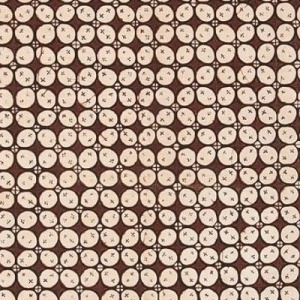
#> input picture Dataset/KAWUNG/KAWUNG_01.jpg, 300 x 300 px; its folder holds only this picture in this run
$ python latihan_bata.py
#> lines starting #> are read from the running program, lines starting #| are printed output that depends on the picture
### common.py
# -*- coding: utf-8 -*-
"""
common.py - fungsi bantu yang dipakai bersama oleh semua file.

Isi: argumen CLI standar (--out, --show), baca citra grayscale 300x300,
pembacaan struktur folder dataset, dan penyimpan gambar.
"""
import argparse
import sys
from pathlib import Path

import matplotlib

if "--show" not in sys.argv:
    matplotlib.use("Agg")          # tanpa jendela; gambar disimpan ke file
import matplotlib.pyplot as plt    # noqa: E402
import numpy as np                 # noqa: E402

UKURAN_CITRA = (300, 300)          # ukuran citra batik di modul
EKSTENSI = {".jpg", ".jpeg", ".png", ".bmp"}

# Semua citra contoh dibaca dari berkas LOKAL di sebelah kode (tanpa internet,
# tanpa citra bawaan scikit-image):  Dataset/<MOTIF>/*.jpg   (satu folder per motif batik)
# scikit-image hanya dipakai untuk algoritma LBP, bukan sebagai sumber citra.
FOLDER_KODE = Path(__file__).resolve().parent
DATASET_DEFAULT = str(FOLDER_KODE / "Dataset")
MOTIF_CONTOH = ("KAWUNG", "PARANG", "TAMBAL")     # dipakai contoh praktikum


def buat_parser(deskripsi):
    """ArgumentParser standar: --out (folder keluaran) dan --show (tampilkan jendela)."""
    p = argparse.ArgumentParser(description=deskripsi)
    p.add_argument("--out", default="hasil", help="folder keluaran gambar/CSV (default: hasil)")
    p.add_argument("--show", action="store_true", help="tampilkan jendela matplotlib")
    return p


def simpan(fig, out, nama, tampil=False):
    """Simpan figure ke <out>/<nama>; opsional tampilkan."""
    out = Path(out)
    out.mkdir(parents=True, exist_ok=True)
    f = out / nama
    fig.savefig(f, dpi=150, bbox_inches="tight")
    print(f"  [gambar] {f}")
    if tampil:
        plt.show()
    plt.close(fig)


def baca_citra(path, ukuran=UKURAN_CITRA):
    """Baca citra grayscale lalu resize (default 300x300)."""
    import cv2
    img = cv2.imread(str(path), cv2.IMREAD_GRAYSCALE)
    if img is None:
        raise FileNotFoundError(path)
    return cv2.resize(img, ukuran)


def _folder_dataset():
    """Folder dataset di sebelah kode (nama di disk 'Dataset', toleran huruf besar/kecil)."""
    for nama in ("Dataset", "DATASET", "dataset"):
        p = FOLDER_KODE / nama
        if p.is_dir():
            return p
    raise SystemExit(f"Folder dataset tidak ada di '{FOLDER_KODE}'. "
                     "Letakkan citra batik di Dataset/<MOTIF>/*.jpg")


def muat_batik(motif, indeks=0, ukuran=UKURAN_CITRA):
    """
    Baca citra batik lokal grayscale dari Dataset/<MOTIF>/, lalu resize (default 300x300).

    Berkas yang dicari: <MOTIF>_<NN>.jpg (NN = indeks+1, dua digit).
    Bila tidak ada, dipakai berkas ke-`indeks` menurut urutan sortir folder motif.
    """
    root = _folder_dataset()
    folder = root / motif
    if not folder.is_dir():
        motif_ada = sorted(d.name for d in root.iterdir() if d.is_dir())
        raise SystemExit(f"Folder motif '{folder}' tidak ada. "
                         f"Motif yang tersedia: {motif_ada}; contoh praktikum: {MOTIF_CONTOH}")
    berkas = folder / f"{motif}_{indeks + 1:02d}.jpg"
    if not berkas.exists():
        daftar = sorted(f for f in folder.iterdir() if f.suffix.lower() in EKSTENSI)
        if not daftar:
            raise SystemExit(f"Folder motif kosong: {folder}")
        if not 0 <= indeks < len(daftar):
            raise SystemExit(f"'{folder}' hanya berisi {len(daftar)} citra; "
                             f"indeks {indeks} di luar batas.")
        berkas = daftar[indeks]
    return baca_citra(berkas, ukuran)


# [20 lines left out: function daftar_dataset, not called in this run]

### lbp_skimage.py
# -*- coding: utf-8 -*-
"""
lbp_skimage.py - LBP dengan scikit-image (Modul A.4 / Makalah 2.6).

    skimage.feature.local_binary_pattern(image, P, R, method='default')

method : default | ror | uniform | nri_uniform | var
Pedoman: P = 8R. R kecil -> tekstur halus, R besar -> makrostruktur.

File ini juga mengecek dua klaim di modul/makalah secara empiris:
  - jumlah bin tiap method (tabel method)
  - proporsi pola uniform: "~90% pada (8,1) dan ~70% pada (16,2)" (Ojala dkk.)

Jalankan:  python lbp_skimage.py
"""
import numpy as np

from common import buat_parser, muat_batik, plt, simpan


def lbp_citra(img, P, R, method="uniform"):
    """Pembungkus skimage.feature.local_binary_pattern."""
    from skimage.feature import local_binary_pattern
    return local_binary_pattern(img, P, R, method=method)


def jumlah_bin(P, method):
    """Jumlah bin histogram menurut method (secara teori)."""
    if method == "uniform":
        return P + 2
    if method == "nri_uniform":
        return P * (P - 1) + 3
    if method in ("default", "ror"):
        return 2 ** P
    raise ValueError("method 'var' bernilai kontinu (tanpa bin tetap)")


# [38 lines left out: function main, not called in this run]


# [2 lines that do not run on import are left out]

### lbp_histogram.py
# -*- coding: utf-8 -*-
"""
lbp_histogram.py - Histogram LBP sebagai vektor fitur (Modul A.2 / Makalah 2.4).

    H(k) = sum_i sum_j f(LBP(i,j), k),   f(x,y)=1 jika x=y
    Normalisasi: H(k)/sum(H)  (setara density=True) -> citra beda ukuran bisa dibandingkan.
Histogram hanya menyimpan frekuensi pola, bukan lokasi spasialnya.

Jalankan:  python lbp_histogram.py
"""
import numpy as np

from common import buat_parser, muat_batik, plt, simpan
from lbp_skimage import jumlah_bin, lbp_citra


def histogram_lbp(lbp, P, method="uniform"):
    """Histogram LBP ternormalisasi (jumlah = 1) -> vektor fitur."""
    nb = jumlah_bin(P, method)
    if nb > 2 ** 20:
        raise MemoryError(f"method='{method}' dengan P={P} -> {nb:,} bin: tidak praktis. "
                          "Gunakan method 'uniform' (P+2 bin).")
    h, _ = np.histogram(lbp.ravel(), bins=nb, range=(0, nb))
    return h.astype(np.float64) / h.sum()


# [37 lines left out: function main, not called in this run]


# [2 lines that do not run on import are left out]

### latihan_bata.py
# -*- coding: utf-8 -*-
"""
latihan_bata.py - Latihan 2: LBP pada tekstur batik (Modul B / Makalah 2.7).

Citra batik Kawung (Dataset/KAWUNG/KAWUNG_01.jpg) dengan R=3, P=24,
method='uniform' -> 26 bin (0..25). Sorot piksel/bin untuk edge (label ~P/2),
flat (~0 dan ~P, plus bin non-uniform P+1), corner (~P/4 dan 3P/4).

Pertanyaan diskusi: apa yang berubah bila radius = 1?  ->  python latihan_bata.py --radius 1

Jalankan:  python latihan_bata.py [--radius 3]
"""
import numpy as np

from common import buat_parser, muat_batik, plt, simpan
from lbp_histogram import histogram_lbp
from lbp_skimage import lbp_citra


def main():
    from skimage.color import label2rgb

    p = buat_parser("Latihan 2: tekstur batik")
    p.add_argument("--radius", type=int, default=3, help="R (default 3; coba 1)")
    a = p.parse_args()

    radius = a.radius
    n_points = 8 * radius
    METHOD = "uniform"
    print(f"== Latihan 2: Tekstur Batik (R={radius}, P={n_points}, method={METHOD}) ==")

    def overlay_labels(image, lbp, labels):
        mask = np.logical_or.reduce([lbp == each for each in labels])
        return label2rgb(mask, image=image, bg_label=0, alpha=0.5)

    def highlight_bars(bars, indexes):
        for i in indexes:
            bars[i].set_facecolor("r")

    def hist(ax, lbp):
        n_bins = int(lbp.max() + 1)
        return ax.hist(lbp.ravel(), density=True, bins=n_bins,
                       range=(0, n_bins), facecolor="0.5")

    image = muat_batik("KAWUNG")           # Dataset/KAWUNG/KAWUNG_01.jpg (lokal)
#> in baca_citra, `img = cv2.imread(str(path), cv2.IMREAD_GRAYSCALE)`:
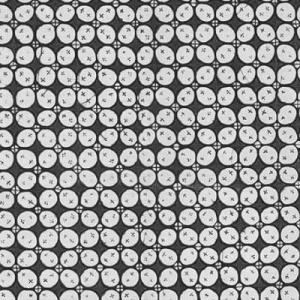
#> img: shape (300, 300); min 16, max 245, mean 154.4
    lbp = lbp_citra(image, n_points, radius, METHOD)
#> in lbp_citra, `return local_binary_pattern(img, P, R, method=method)`:
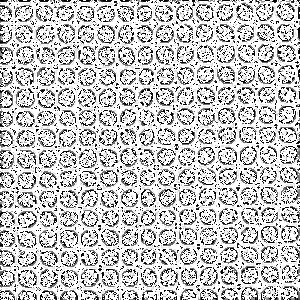
#> returned value: shape (300, 300) float64; min 0, max 25, mean 19.1; drawn with min black and max white

    w = radius - 1
    edge_labels = range(n_points // 2 - w, n_points // 2 + w + 1)
    flat_labels = list(range(0, w + 1)) + list(range(n_points - w, n_points + 2))
    i_14 = n_points // 4
    i_34 = 3 * (n_points // 4)
    corner_labels = (list(range(i_14 - w, i_14 + w + 1)) +
                     list(range(i_34 - w, i_34 + w + 1)))

    label_sets = (edge_labels, flat_labels, corner_labels)
    titles = ("edge", "flat", "corner")

    fig, (ax_img, ax_hist) = plt.subplots(nrows=2, ncols=3, figsize=(9, 6))
    plt.gray()
    for ax, labels in zip(ax_img, label_sets):
        ax.imshow(overlay_labels(image, lbp, labels))
#> this loop made 3 passes
#> pass 1, in overlay_labels, `mask = np.logical_or.reduce([lbp == each for each in labels])`:
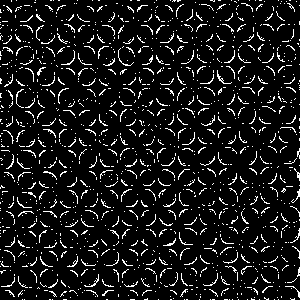
#> mask: shape (300, 300) bool; 9.4% white in thin lines or dots
#> pass 2, in overlay_labels (call 2), `mask = np.logical_or.reduce([lbp == each for each in labels])`:
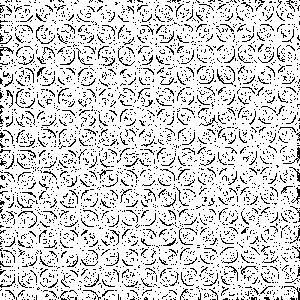
#> mask: shape (300, 300) bool; 83.4% white; black in thin lines or dots
#> pass 3, in overlay_labels (call 3), `mask = np.logical_or.reduce([lbp == each for each in labels])`:
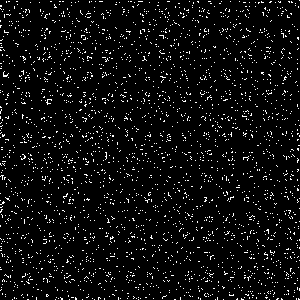
#> mask: shape (300, 300) bool; 5.2% white in thin lines or dots
    for ax, labels, name in zip(ax_hist, label_sets, titles):
        counts, _, bars = hist(ax, lbp)
        highlight_bars(bars, labels)
        ax.set_ylim(top=np.max(counts[:-1]))
        ax.set_xlim(right=n_points + 2)
        ax.set_title(name)
    ax_hist[0].set_ylabel("Percentage")
    for ax in ax_img:
        ax.axis("off")
    plt.tight_layout()
    simpan(fig, a.out, f"latihan2_batik_kawung_R{radius}.png", a.show)
#> in simpan, `fig.savefig(f, dpi=150, bbox_inches="tight")`:
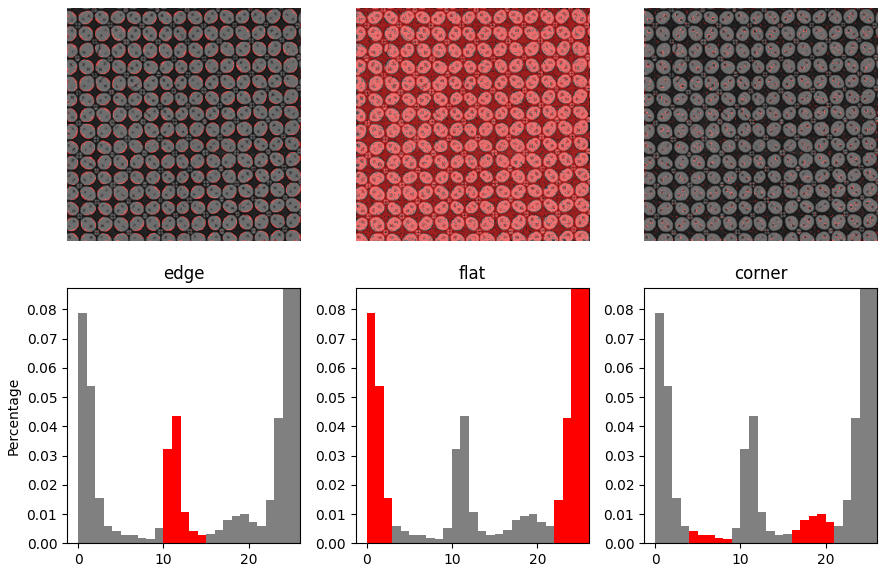
#> figure drawn by matplotlib, 6 panels; panel 4: tallest bar 0.541 high, from x = 25 to 26; panel 5: tallest bar 0.541 high, from x = 25 to 26; panel 6: tallest bar 0.541 high, from x = 25 to 26

    h = histogram_lbp(lbp, n_points, METHOD)
#> in histogram_lbp, `h, _ = np.histogram(lbp.ravel(), bins=nb, range=(0, nb))`: h = 26 values, max 48713 at index 25, min 140 at index 8, mean 3461.5
#> h = 26 values, max 0.541 at index 25, min 0.00156 at index 8, mean 0.0385
    print(f"  Jumlah bin = {len(h)}  (uniform: P + 2 = {n_points + 2} bin)")
#|   Jumlah bin = 26  (uniform: P + 2 = 26 bin)
    for nama, lab in zip(titles, label_sets):
        print(f"  proporsi piksel '{nama}' = {h[list(lab)].sum():.3f}")


if __name__ == "__main__":
    main()

$ run again, on Dataset/KAWUNG/KAWUNG_05.jpg
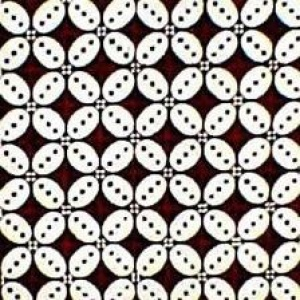
#> input picture Dataset/KAWUNG/KAWUNG_05.jpg, 300 x 300 px
#> the loop in main, `for ax, labels in zip(ax_img, label_sets):` made 3 passes
#> pass 1, in overlay_labels, `mask = np.logical_or.reduce([lbp == each for each in labels])`:
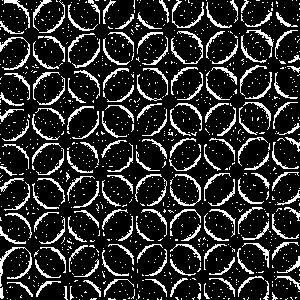
#> mask: shape (300, 300) bool; 17% white in thin lines or dots
#> pass 3, in overlay_labels (call 3), `mask = np.logical_or.reduce([lbp == each for each in labels])`:
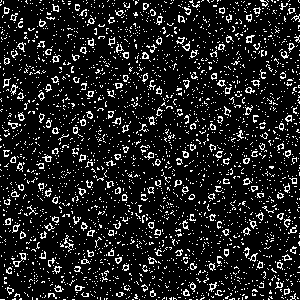
#> mask: shape (300, 300) bool; 12.3% white in thin lines or dots
#> in histogram_lbp, `h, _ = np.histogram(lbp.ravel(), bins=nb, range=(0, nb))`: h = 26 values, max 39661 at index 25, min 357 at index 6, mean 3461.5
#> in main, `h = histogram_lbp(lbp, n_points, METHOD)`: h = 26 values, max 0.441 at index 25, min 0.00397 at index 6, mean 0.0385
#|   Jumlah bin = 26  (uniform: P + 2 = 26 bin)
#> the loop in main, `for nama, lab in zip(titles, label_sets):` made 3 passes
#|   proporsi piksel 'edge' = 0.170
#|   proporsi piksel 'flat' = 0.660
#|   proporsi piksel 'corner' = 0.123

$ run again, on Dataset/KAWUNG/KAWUNG_06.jpg
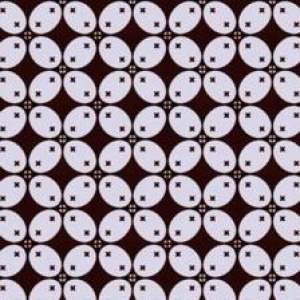
#> input picture Dataset/KAWUNG/KAWUNG_06.jpg, 300 x 300 px
#> the loop in main, `for ax, labels in zip(ax_img, label_sets):` made 3 passes
#> pass 1, in overlay_labels, `mask = np.logical_or.reduce([lbp == each for each in labels])`:
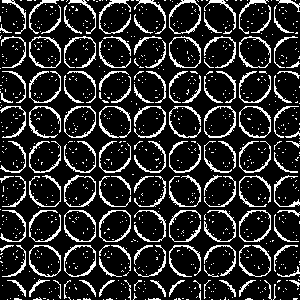
#> mask: shape (300, 300) bool; 16.5% white in thin lines or dots
#> pass 3, in overlay_labels (call 3), `mask = np.logical_or.reduce([lbp == each for each in labels])`:
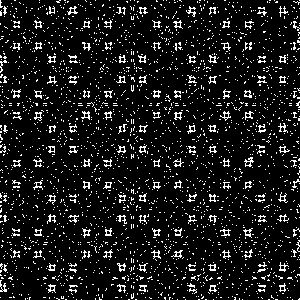
#> mask: shape (300, 300) bool; 9.9% white in thin lines or dots
#> in histogram_lbp, `h, _ = np.histogram(lbp.ravel(), bins=nb, range=(0, nb))`: h = 26 values, max 42880 at index 25, min 235 at index 8, mean 3461.5
#> in main, `h = histogram_lbp(lbp, n_points, METHOD)`: h = 26 values, max 0.476 at index 25, min 0.00261 at index 8, mean 0.0385
#|   Jumlah bin = 26  (uniform: P + 2 = 26 bin)
#> the loop in main, `for nama, lab in zip(titles, label_sets):` made 3 passes
#|   proporsi piksel 'edge' = 0.165
#|   proporsi piksel 'flat' = 0.701
#|   proporsi piksel 'corner' = 0.099

$ run again, on Dataset/KAWUNG/KAWUNG_07.jpg
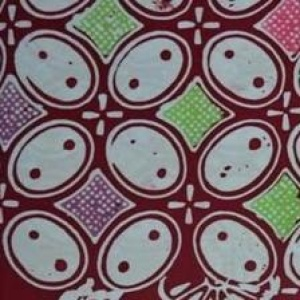
#> input picture Dataset/KAWUNG/KAWUNG_07.jpg, 300 x 300 px
#> the loop in main, `for ax, labels in zip(ax_img, label_sets):` made 3 passes
#> pass 1, in overlay_labels, `mask = np.logical_or.reduce([lbp == each for each in labels])`:
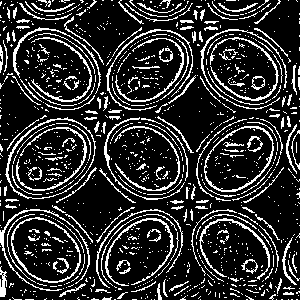
#> mask: shape (300, 300) bool; 18.3% white in thin lines or dots
#> pass 3, in overlay_labels (call 3), `mask = np.logical_or.reduce([lbp == each for each in labels])`:
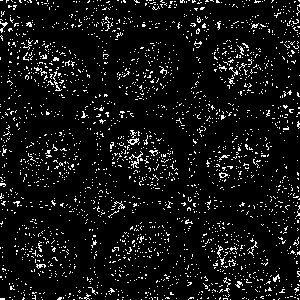
#> mask: shape (300, 300) bool; 7.4% white in thin lines or dots
#> in histogram_lbp, `h, _ = np.histogram(lbp.ravel(), bins=nb, range=(0, nb))`: h = 26 values, max 41371 at index 25, min 516 at index 17, mean 3461.5
#> in main, `h = histogram_lbp(lbp, n_points, METHOD)`: h = 26 values, max 0.46 at index 25, min 0.00573 at index 17, mean 0.0385
#|   Jumlah bin = 26  (uniform: P + 2 = 26 bin)
#> the loop in main, `for nama, lab in zip(titles, label_sets):` made 3 passes
#|   proporsi piksel 'edge' = 0.183
#|   proporsi piksel 'flat' = 0.699
#|   proporsi piksel 'corner' = 0.074
